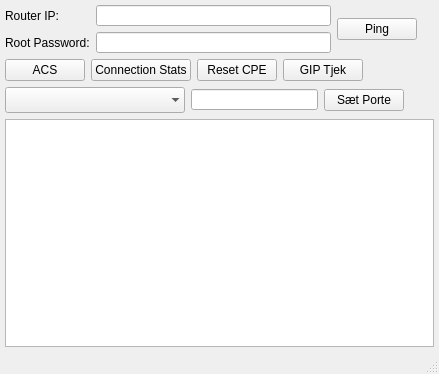
<?xml version="1.0" encoding="UTF-8"?>
<ui version="4.0">
 <class>MainWindow</class>
 <widget class="QMainWindow" name="MainWindow">
  <property name="geometry">
   <rect>
    <x>0</x>
    <y>0</y>
    <width>439</width>
    <height>374</height>
   </rect>
  </property>
  <property name="windowTitle">
   <string>MainWindow</string>
  </property>
  <widget class="QWidget" name="centralwidget">
   <layout class="QVBoxLayout" name="verticalLayout_2">
    <property name="spacing">
     <number>-1</number>
    </property>
    <property name="margin">
     <number>5</number>
    </property>
    <item>
     <layout class="QVBoxLayout" name="verticalLayout_4" stretch="0,0,0,0">
      <property name="sizeConstraint">
       <enum>QLayout::SetNoConstraint</enum>
      </property>
      <item>
       <layout class="QHBoxLayout" name="horizontalLayout_2" stretch="1,0,0">
        <item>
         <layout class="QFormLayout" name="formLayout">
          <property name="fieldGrowthPolicy">
           <enum>QFormLayout::AllNonFixedFieldsGrow</enum>
          </property>
          <property name="formAlignment">
           <set>Qt::AlignLeading|Qt::AlignLeft|Qt::AlignVCenter</set>
          </property>
          <item row="0" column="0">
           <widget class="QLabel" name="routerIPLabel">
            <property name="text">
             <string>Router IP:</string>
            </property>
           </widget>
          </item>
          <item row="0" column="1">
           <widget class="QLineEdit" name="RouterIP">
            <property name="minimumSize">
             <size>
              <width>235</width>
              <height>0</height>
             </size>
            </property>
            <property name="maximumSize">
             <size>
              <width>235</width>
              <height>21</height>
             </size>
            </property>
           </widget>
          </item>
          <item row="1" column="0">
           <widget class="QLabel" name="rootPasswordLabel">
            <property name="text">
             <string>Root Password:</string>
            </property>
           </widget>
          </item>
          <item row="1" column="1">
           <widget class="QLineEdit" name="rootPassword">
            <property name="sizePolicy">
             <sizepolicy hsizetype="Fixed" vsizetype="Fixed">
              <horstretch>0</horstretch>
              <verstretch>0</verstretch>
             </sizepolicy>
            </property>
            <property name="minimumSize">
             <size>
              <width>235</width>
              <height>0</height>
             </size>
            </property>
            <property name="maximumSize">
             <size>
              <width>235</width>
              <height>21</height>
             </size>
            </property>
           </widget>
          </item>
         </layout>
        </item>
        <item>
         <layout class="QVBoxLayout" name="verticalLayout">
          <item>
           <widget class="QPushButton" name="pingbttn">
            <property name="text">
             <string>Ping</string>
            </property>
           </widget>
          </item>
         </layout>
        </item>
        <item>
         <spacer name="horizontalSpacer">
          <property name="orientation">
           <enum>Qt::Horizontal</enum>
          </property>
          <property name="sizeHint" stdset="0">
           <size>
            <width>5000000</width>
            <height>20</height>
           </size>
          </property>
         </spacer>
        </item>
       </layout>
      </item>
      <item>
       <layout class="QHBoxLayout" name="horizontalLayout_3">
        <item>
         <widget class="QPushButton" name="acsbttn">
          <property name="maximumSize">
           <size>
            <width>141</width>
            <height>16777215</height>
           </size>
          </property>
          <property name="cursor">
           <cursorShape>ArrowCursor</cursorShape>
          </property>
          <property name="toolTip">
           <string>&lt;html&gt;&lt;head/&gt;&lt;body&gt;&lt;p&gt;Wireless acs rescan og scanreport&lt;/p&gt;&lt;/body&gt;&lt;/html&gt;</string>
          </property>
          <property name="text">
           <string>ACS</string>
          </property>
          <property name="autoDefault">
           <bool>false</bool>
          </property>
         </widget>
        </item>
        <item>
         <widget class="QPushButton" name="cntbttn">
          <property name="maximumSize">
           <size>
            <width>140</width>
            <height>16777215</height>
           </size>
          </property>
          <property name="cursor">
           <cursorShape>ArrowCursor</cursorShape>
          </property>
          <property name="toolTip">
           <string>&lt;html&gt;&lt;head/&gt;&lt;body&gt;&lt;p&gt;Connection Stats&lt;/p&gt;&lt;/body&gt;&lt;/html&gt;</string>
          </property>
          <property name="text">
           <string>Connection Stats</string>
          </property>
         </widget>
        </item>
        <item>
         <widget class="QPushButton" name="resetbttn">
          <property name="text">
           <string>Reset CPE</string>
          </property>
         </widget>
        </item>
        <item>
         <widget class="QPushButton" name="gipbttn">
          <property name="text">
           <string>GIP Tjek</string>
          </property>
          <property name="checkable">
           <bool>false</bool>
          </property>
          <property name="default">
           <bool>false</bool>
          </property>
          <property name="flat">
           <bool>false</bool>
          </property>
         </widget>
        </item>
        <item>
         <spacer name="horizontalSpacer_2">
          <property name="orientation">
           <enum>Qt::Horizontal</enum>
          </property>
          <property name="sizeHint" stdset="0">
           <size>
            <width>40</width>
            <height>20</height>
           </size>
          </property>
         </spacer>
        </item>
       </layout>
      </item>
      <item>
       <layout class="QHBoxLayout" name="horizontalLayout" stretch="2,1,0,0">
        <item>
         <widget class="QComboBox" name="comboBox">
          <property name="minimumSize">
           <size>
            <width>180</width>
            <height>26</height>
           </size>
          </property>
          <property name="maximumSize">
           <size>
            <width>180</width>
            <height>26</height>
           </size>
          </property>
          <property name="frame">
           <bool>false</bool>
          </property>
         </widget>
        </item>
        <item>
         <widget class="QLineEdit" name="unitIP">
          <property name="minimumSize">
           <size>
            <width>127</width>
            <height>21</height>
           </size>
          </property>
          <property name="maximumSize">
           <size>
            <width>127</width>
            <height>21</height>
           </size>
          </property>
          <property name="text">
           <string/>
          </property>
         </widget>
        </item>
        <item>
         <widget class="QPushButton" name="portbttn">
          <property name="maximumSize">
           <size>
            <width>101</width>
            <height>16777215</height>
           </size>
          </property>
          <property name="text">
           <string>Sæt Porte</string>
          </property>
         </widget>
        </item>
        <item>
         <spacer name="horizontalSpacer_3">
          <property name="orientation">
           <enum>Qt::Horizontal</enum>
          </property>
          <property name="sizeHint" stdset="0">
           <size>
            <width>40</width>
            <height>20</height>
           </size>
          </property>
         </spacer>
        </item>
       </layout>
      </item>
      <item>
       <layout class="QVBoxLayout" name="verticalLayout_3">
        <item>
         <widget class="QTextEdit" name="textEdit">
          <property name="minimumSize">
           <size>
            <width>396</width>
            <height>0</height>
           </size>
          </property>
         </widget>
        </item>
       </layout>
      </item>
     </layout>
    </item>
   </layout>
   <zorder></zorder>
  </widget>
  <widget class="QStatusBar" name="statusbar"/>
 </widget>
 <resources/>
 <connections/>
</ui>
